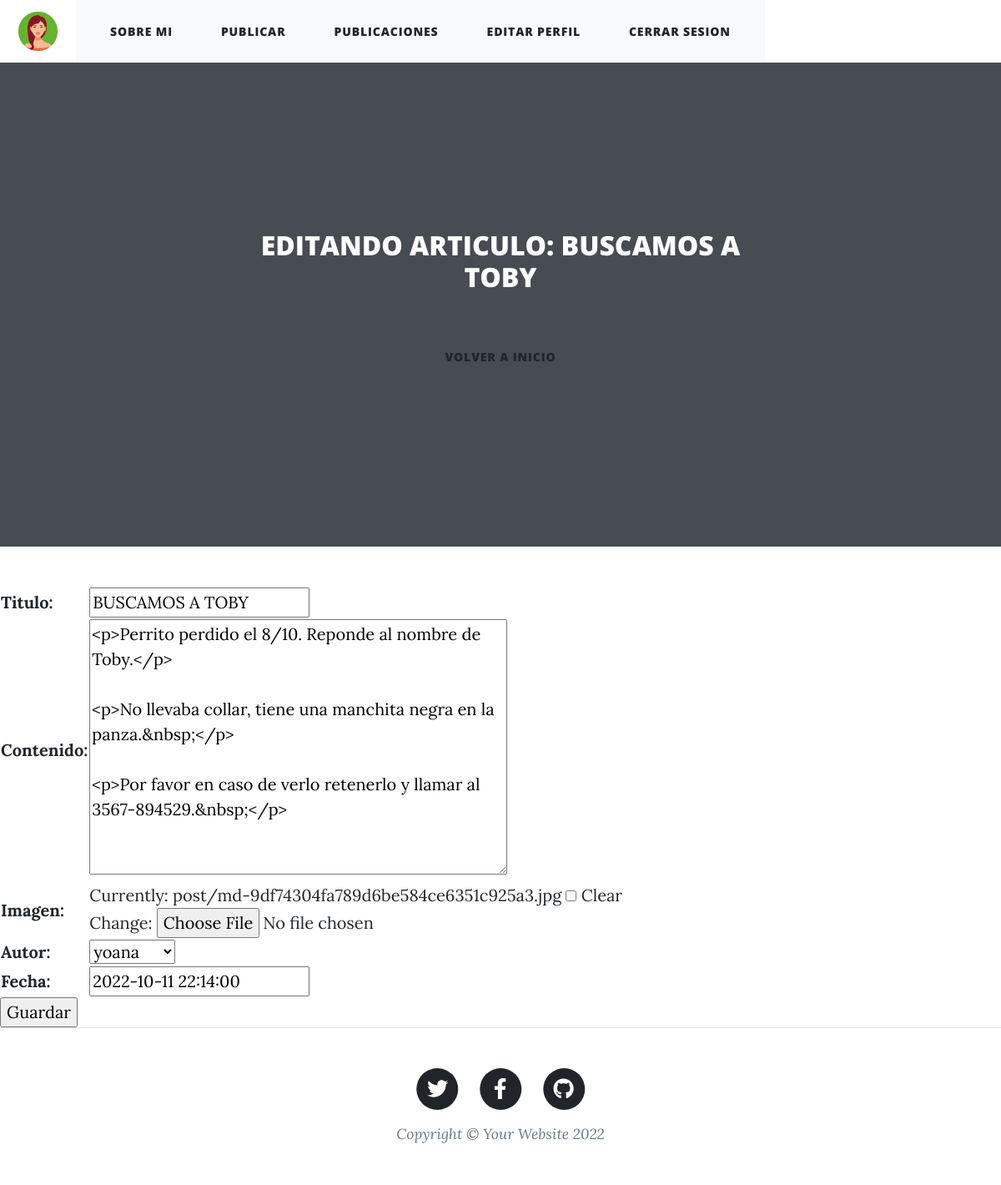
/blog/editarPost/17 (signed in), run on the app's committed database.
### blog/models.py (models this page shows, shortened)
class Post(models.Model):
    titulo = models.CharField(max_length = 250)
    contenido = RichTextUploadingField(blank=True, null=True)
    imagen = models.ImageField('imagen', upload_to = 'post/', null = True, blank = True )
    autor = models.ForeignKey(User, on_delete = models.CASCADE, default=User.first_name)
    fecha = models.DateTimeField(default=timezone.now)
    class Meta:
        ordering = ('-fecha',)

### blog/views.py (the view)
# urls.py: path('editarPost/<id>', editarPost, name='editarPost'),
@login_required
def editarPost(request, id):
    post = Post.objects.get(id=id)
    if request.method=="POST":
        form = PostForm(request.POST)
        if form.is_valid():
            informacion = form.cleaned_data
            titulo = informacion["titulo"]
            contenido = informacion["contenido"]
            imagen = informacion["imagen"]
            autor = informacion["autor"]
            fecha = informacion["fecha"]
            post.save()
            posts = Post.objects.all()
            return render (request, "blog/leerPosts.html", {'posts':posts, 'avatar':obtenerAvatar(request)})
    else:
        form = PostForm(initial={"titulo":post.titulo, "contenido":post.contenido, "imagen":post.imagen, "autor":post.autor, "fecha":post.fecha})
        return render (request, "blog/editarPost.html", {"formulario":form, "post":post, 'avatar':obtenerAvatar(request)})

### blog/forms.py
class PostForm(ModelForm):
    class Meta:
        model = Post
        fields = '__all__'

### blog/views.py (called while the page is built)
def obtenerAvatar(request):
    lista = Avatar.objects.filter(user=request.user)
    if len(lista)!=0:
        imagen = lista[0].imagen.url
    else:
        imagen = "/media/avatares/avatarPorDefecto/avatarPorDefecto.png"
    return imagen

### blog/templates/blog/editarPost.html (shortened to what this page needs)
{% extends 'blog/base.html' %}
{% load static %}
{% block encabezado_que_cambia %}
    <header class="header">
        <nav class="nav">
            {% if user.is_authenticated %}
                <img height="75px" src="{{ avatar }}" class= "img nav-link" alt="" >
                <nav class="navbar navbar-light bg-light static-top">
                    <div class="container">
                    <a class = "btn btn-sucess" href="{% url 'sobreMi' %}">SOBRE MI</a>
                    <a class = "btn btn-sucess" href="{% url 'post' %}">PUBLICAR</a>
                    <a class = "btn btn-sucess" href="{% url 'leerPosts' %}">PUBLICACIONES</a>
                    <a class = "btn btn-sucess" href="{% url 'editarPerfil' %}">EDITAR PERFIL</a>
                    <a class = "btn btn-sucess" href="{% url 'logout' %}">CERRAR SESION</a>
            {% else %}
                    <a class = "btn btn-sucess" href="{% url 'login' %}">INICIAR SESION</a>
                    <a class = "btn btn-sucess" href="{% url 'register' %}">REGISTRARSE</a>
            {% endif %}
                    </div>
                </nav>
        </nav>
    </header>
        <header class="masthead">
            <div class="container position-relative px-4 px-lg-5">
                <div class="row gx-4 gx-lg-5 justify-content-center">
                    <div class="col-md-10 col-lg-8 col-xl-7">
                        <div class="site-heading">
                            <h2 class = "mb-5">EDITANDO ARTICULO: {{ post.titulo }}</h2>
                            <a class = "btn btn-sucess" href="{% url 'inicio' %}">VOLVER A INICIO</a>
                        </div>
                    </div>
                </div>
            </div>
        </header>
    {% endblock %}
{% block contenido_que_cambia %}
<form action="{% url 'editarPost' post.id %}" method="POST" endtype="multipart/form-data"> {% csrf_token %}
    <table>
        {{ formulario.as_table }}
    </table>
    <input type="submit" value="Guardar">
</form>
{% endblock %}

### data on the page
Post: titulo "BUSCAMOS A TOBY", contenido "<p>Perrito perdido el 8/10. Reponde al nombre de Toby.</p> <p>No llevaba collar, tiene una manchita negra en la panza.&nbsp;</p> <p>Por favor en caso de verlo retenerlo y llamar al 3567-894529.&nbsp;</p>", autor "yoana", fecha "2022-10-11 22:14:00"
